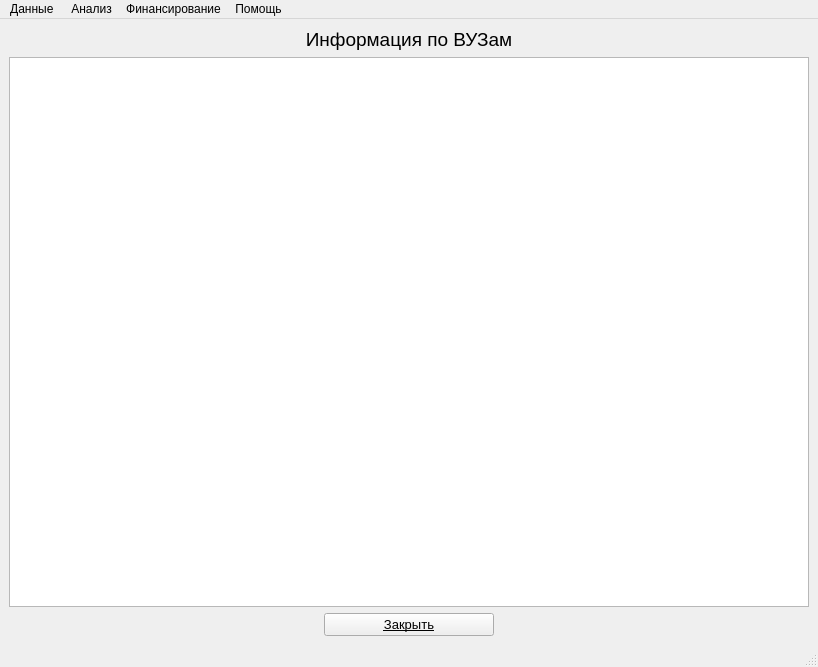
<?xml version="1.0" encoding="UTF-8"?>
<ui version="4.0">
 <class>MainWindow</class>
 <widget class="QMainWindow" name="MainWindow">
  <property name="geometry">
   <rect>
    <x>0</x>
    <y>0</y>
    <width>818</width>
    <height>667</height>
   </rect>
  </property>
  <property name="acceptDrops">
   <bool>false</bool>
  </property>
  <property name="windowTitle">
   <string>НИР по грантам</string>
  </property>
  <property name="windowIcon">
   <iconset>
    <normaloff>../../../../Users/Виктория/Downloads/icons8-верблюд-100.png</normaloff>../../../../Users/Виктория/Downloads/icons8-верблюд-100.png</iconset>
  </property>
  <property name="windowOpacity">
   <double>1.000000000000000</double>
  </property>
  <property name="iconSize">
   <size>
    <width>30</width>
    <height>30</height>
   </size>
  </property>
  <property name="toolButtonStyle">
   <enum>Qt::ToolButtonIconOnly</enum>
  </property>
  <widget class="QWidget" name="centralwidget">
   <layout class="QVBoxLayout" name="verticalLayout_6">
    <item>
     <widget class="QLabel" name="label">
      <property name="font">
       <font>
        <pointsize>14</pointsize>
       </font>
      </property>
      <property name="text">
       <string>Информация по ВУЗам</string>
      </property>
      <property name="alignment">
       <set>Qt::AlignCenter</set>
      </property>
     </widget>
    </item>
    <item>
     <layout class="QVBoxLayout" name="verticalLayout_9">
      <item>
       <widget class="QTableView" name="tableView">
        <property name="sizePolicy">
         <sizepolicy hsizetype="Fixed" vsizetype="Expanding">
          <horstretch>0</horstretch>
          <verstretch>0</verstretch>
         </sizepolicy>
        </property>
        <property name="maximumSize">
         <size>
          <width>16777205</width>
          <height>16777215</height>
         </size>
        </property>
        <property name="verticalScrollBarPolicy">
         <enum>Qt::ScrollBarAsNeeded</enum>
        </property>
        <property name="horizontalScrollBarPolicy">
         <enum>Qt::ScrollBarAsNeeded</enum>
        </property>
        <property name="editTriggers">
         <set>QAbstractItemView::NoEditTriggers</set>
        </property>
        <property name="tabKeyNavigation">
         <bool>true</bool>
        </property>
        <property name="selectionMode">
         <enum>QAbstractItemView::SingleSelection</enum>
        </property>
        <property name="selectionBehavior">
         <enum>QAbstractItemView::SelectRows</enum>
        </property>
        <property name="verticalScrollMode">
         <enum>QAbstractItemView::ScrollPerPixel</enum>
        </property>
        <property name="horizontalScrollMode">
         <enum>QAbstractItemView::ScrollPerPixel</enum>
        </property>
       </widget>
      </item>
      <item>
       <layout class="QHBoxLayout" name="horizontalLayout_4">
        <item>
         <widget class="QPushButton" name="closeBtn1">
          <property name="sizePolicy">
           <sizepolicy hsizetype="Minimum" vsizetype="Fixed">
            <horstretch>0</horstretch>
            <verstretch>3</verstretch>
           </sizepolicy>
          </property>
          <property name="maximumSize">
           <size>
            <width>170</width>
            <height>40</height>
           </size>
          </property>
          <property name="font">
           <font>
            <pointsize>10</pointsize>
            <underline>true</underline>
           </font>
          </property>
          <property name="text">
           <string>Закрыть</string>
          </property>
         </widget>
        </item>
       </layout>
      </item>
     </layout>
    </item>
   </layout>
  </widget>
  <widget class="QMenuBar" name="menubar">
   <property name="geometry">
    <rect>
     <x>0</x>
     <y>0</y>
     <width>818</width>
     <height>21</height>
    </rect>
   </property>
   <widget class="QMenu" name="menu">
    <property name="title">
     <string>Данные </string>
    </property>
    <addaction name="action"/>
    <addaction name="action_2"/>
    <addaction name="action_3"/>
   </widget>
   <widget class="QMenu" name="menu_2">
    <property name="title">
     <string>Анализ</string>
    </property>
    <addaction name="action_4"/>
    <addaction name="action_5"/>
    <addaction name="action_6"/>
   </widget>
   <widget class="QMenu" name="menu_3">
    <property name="title">
     <string>Финансирование</string>
    </property>
   </widget>
   <widget class="QMenu" name="menu_4">
    <property name="title">
     <string>Помощь</string>
    </property>
   </widget>
   <addaction name="menu"/>
   <addaction name="menu_2"/>
   <addaction name="menu_3"/>
   <addaction name="menu_4"/>
  </widget>
  <widget class="QStatusBar" name="statusbar"/>
  <action name="action">
   <property name="text">
    <string>НИР по грантам</string>
   </property>
  </action>
  <action name="action_2">
   <property name="text">
    <string>Конкурс грантов</string>
   </property>
  </action>
  <action name="action_3">
   <property name="text">
    <string>ВУЗы</string>
   </property>
  </action>
  <action name="action_4">
   <property name="text">
    <string>ВУЗы</string>
   </property>
  </action>
  <action name="action_5">
   <property name="text">
    <string>Конкурсы грантов</string>
   </property>
  </action>
  <action name="action_6">
   <property name="text">
    <string>НИР по субъектам</string>
   </property>
  </action>
 </widget>
 <resources/>
 <connections/>
</ui>
